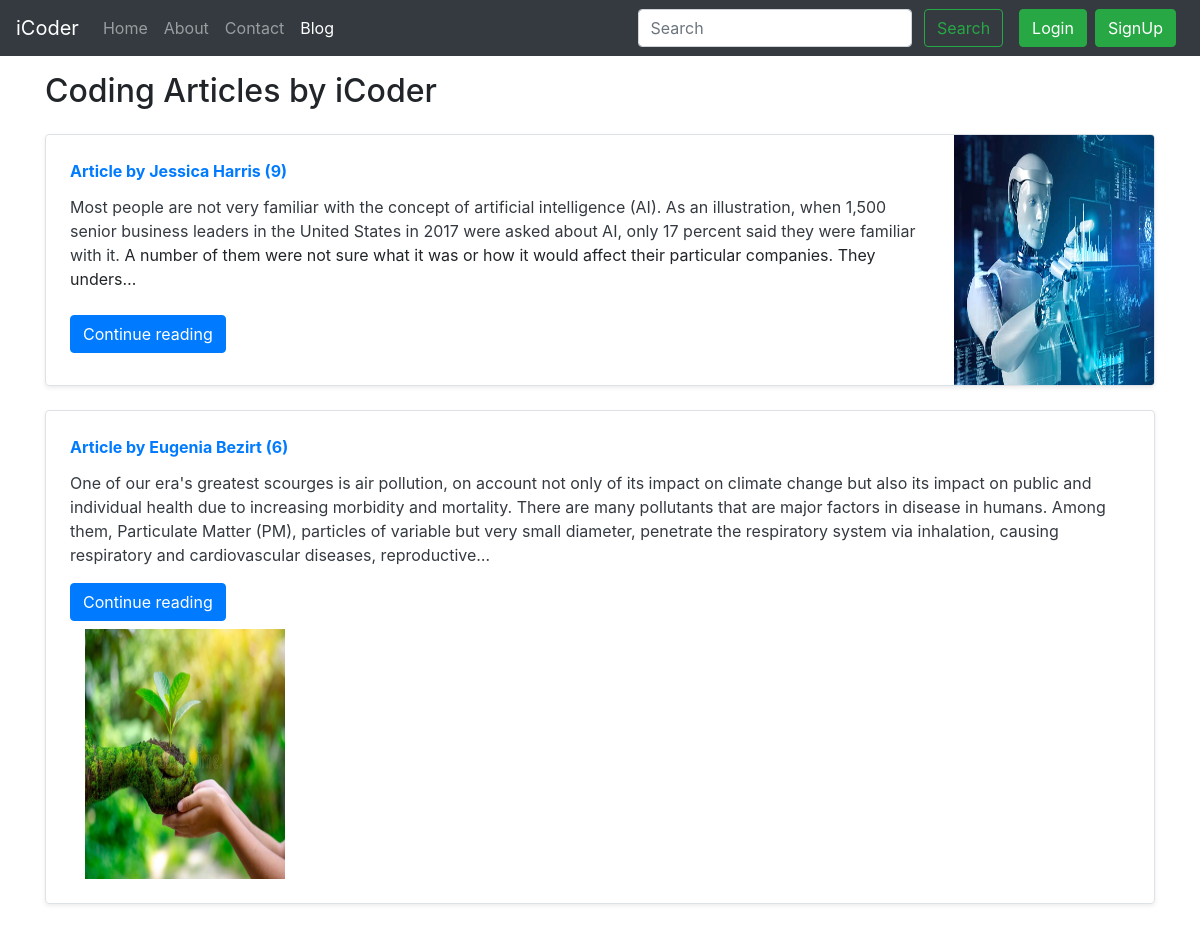
Screenshot of /blog/ with the database file from the repository.
### blog/models.py (models this page shows, shortened)
class Post(models.Model):
    sno=models.AutoField(primary_key=True)
    title=models.CharField(max_length=255)
    author=models.CharField(max_length=14)
    slug=models.CharField(max_length=130)
    views= models.IntegerField(default=0)
    timeStamp=models.DateTimeField(blank=True)
    image = models.ImageField(upload_to='blog/images', default="")
    content=models.TextField()

### blog/views.py (the view)
# urls.py: path('', views.blogHome, name="bloghome"),
def blogHome(request):
    allPosts = Post.objects.all()
    context = {'allPosts': allPosts}
    return render(request, "blog/blogHome.html", context)

### templates/blog/blogHome.html (shortened to what this page needs)
{% extends 'base.html' %}
{% block blogactive %} active {% endblock blogactive %}
{% block body %}
<div class="container my-3">
    <h2>Coding Articles by iCoder</h2>
    {% for post in allPosts  %}
<div class="row no-gutters border rounded overflow-hidden flex-md-row mb-4 shadow-sm h-md-250 my-4 position-relative">
        <div class="col p-4 d-flex flex-column position-static">
            <strong class="d-inline-block mb-2 text-primary">Article  by {{post.author}} ({{post.views}})</strong>
            <h3 class="mb-0"><a class="text-dark" href="/blog/{{post.slug}}"{{post.title}} </a> </h3>
            <p class="card-text mb-auto">{{post.content|safe |truncatechars:500}}</p>
            <div class="my-2">
            	<a href="/blog/{{post.slug}}" role="button" class="btn btn-primary">Continue reading</a>
            </div>
        </div>
         <div class="col-auto d-none d-lg-block">
                    <img src="/media/{{post.image}}" class="bd-placeholder-img" width="200" height="250"
                        aria-label="Placeholder: Thumbnail"/>
                </div>
        </div>        {% endfor %}
    </div>
 {% endblock %}

### rows the page displays
Post: author "Jessica Harris", views "9", content "Most people are not very familiar with the concept of artificial intelligence (AI). As an illustration, when 1,500 senior business leaders in the United States in 2017 were asked about AI, only 17 percent said they were familiar with it. A number of them were not sure what it was or how it would affect their particular companies. They unders…", image (picture)
Post: author "Eugenia Bezirt", views "6", content "One of our era's greatest scourges is air pollution, on account not only of its impact on climate change but also its impact on public and individual health due to increasing morbidity and mortality. There are many pollutants that are major factors in disease in humans. Among them, Particulate Matter (PM), particles of variable but very small diameter, penetrate the respiratory system via inhalation, causing respiratory and cardiovascular diseases, reproductive…", image (picture)
